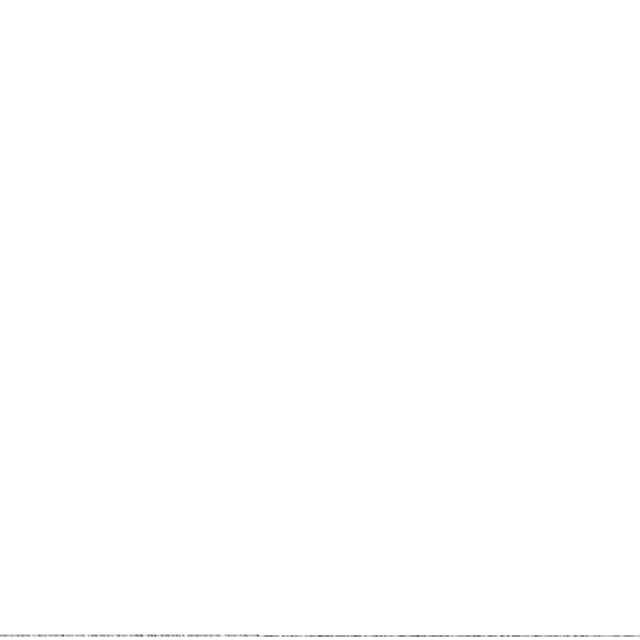
Frame 1 (no input)
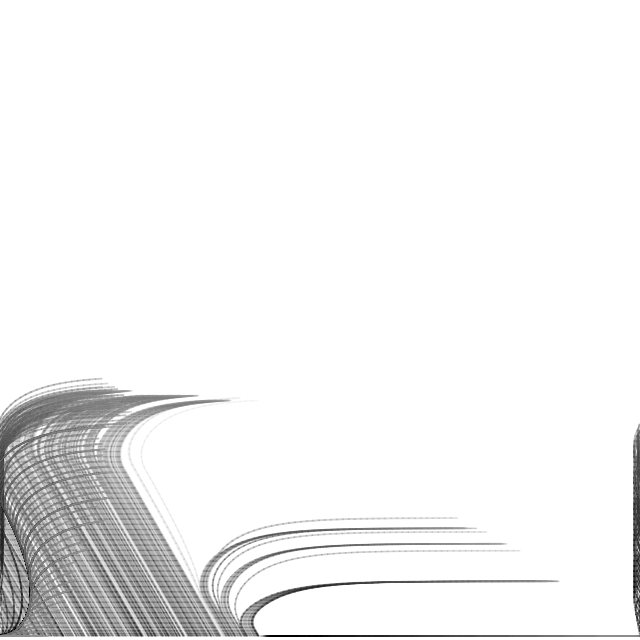
Frame 60 (no input)
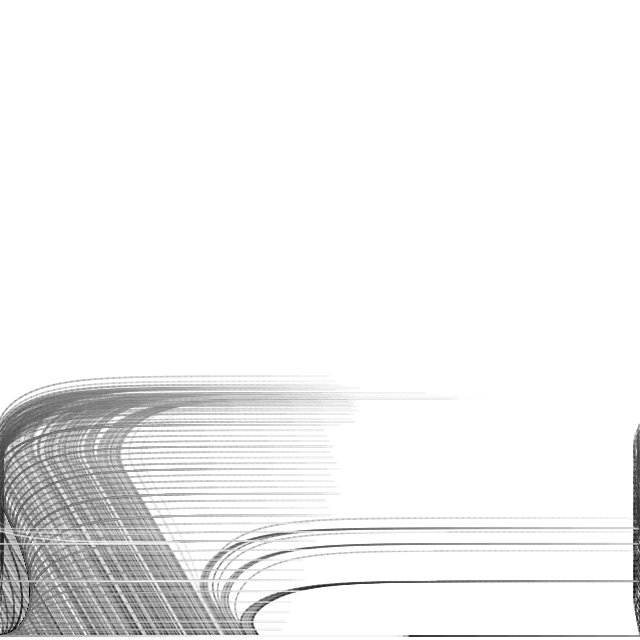
Frame 120 (the mouse pressed at the canvas centre since frame 60)

The p5.js sketch that drew these frames (run headless with seeded random() and noise() and a simulated clock; from frame 60 on, the mouse is pressed at the canvas centre):

// p5.js sketch
// ── sketch.js
// Based on code from Daniel Shiffman
// http://codingtra.in
// http://patreon.com/codingtrain
// Code for: https://youtu.be/BjoM9oKOAKY

const inc = 0.01;
const scl = 20;
const colorful = false;
const MODES = {
  RAINBOW: 1,
  MONO: 2,
  BLUE: 3,
  DARK: 4,
};
const ORIG = {
  RANDO: 0,
  XSHAPE: 1,
  SPOT: 2,
  BOTTOM: 3,
}
const LAYOUTS = {
  SINGLE: 0,
  TILED: 1,
}

let mode = MODES.MONO;
let origin = ORIG.BOTTOM;
let cols, rows;
let layout = LAYOUTS.SINGLE;

let fr;

let particles = [];

let flowfield = [];

let xoff, yoff
let zoff = 0;

const num = 2000;
const maxFrames = 400;

let pg;

function setup() {
  createCanvas(640, 640);
  pg = createGraphics(width, height);
  pg.colorMode(HSB, 255, 100, 100);
  colorMode(HSB, 255, 100, 100);
  cols = floor(width / scl);
  rows = floor(height / scl);
  fr = createP('');

  flowfield = new Array(cols * rows);

  for (var i = 0; i < num; i++) {
    particles.push(particle(origin));
  }

  let bgColor;
  switch(mode) {
    case MODES.RAINBOW:
      pg.background(0, 0, 15);
      break;
    case MODES.MONO:
      pg.background(0, 0, 100);
      break;
    case MODES.BLUE:
      pg.background(160, 90, 90);
      break;
    case MODES.DARK:
      pg.background(0, 0, 0);
      break;
    default:
      pg.bgColor = color(255);
      background(255, 100, 100);
  }
}

const updateFlowField = () => {
  var yoff = 0;
  for (var y = 0; y < rows; y++) {
    var xoff = 0;
    for (var x = 0; x < cols; x++) {
      var index = x + y * cols;
      // var angle = noise(xoff, yoff, zoff) * TWO_PI * 4;

      const noi = round(6 * noise(xoff, yoff, zoff)) / 6;
      const angle = noi * TWO_PI * 4;
      // var angle = noise(xoff, yoff, zoff) * TWO_PI * 4;

      // if(y === 0 && x === 0) {
      //   console.log('noi', noi);
      // }

      var v = p5.Vector.fromAngle(angle);
      v.setMag(1);
      flowfield[index] = v;
      xoff += inc;
      // stroke(255, 25);
      // push();
      // translate(x * scl, y * scl);
      // rotate(v.heading());
      // strokeWeight(1);
      // line(0, 0, scl, 0);
      // pop();
    }
    yoff += inc;

    zoff += 0.0003;
  }
}

const updateParticles = () => {
  for (var i = 0; i < particles.length; i++) {
    particles[i].follow(flowfield);
    particles[i].update();
    particles[i].edges();
    particles[i].show(colorful);
  }
}

const renderSingle = () => {
  // SINGLE IMAGE
  image(pg, 0, 0);
}

const renderTiled = () => {
 // GRID OF 4 TILES
  image(pg, 0, 0, width / 2, height / 2);

  push();
  translate(width, 0);
  scale(-1, 1);
  image(pg, 0, 0, width / 2, height / 2);
  pop();

  push();
  translate(0, height);
  scale(1, -1);
  image(pg, 0, 0, width / 2, height / 2);
  pop();

  push();
  translate(width, height);
  scale(-1, -1);
  image(pg, 0, 0, width / 2, height / 2);
  pop();
}

function draw() {
  updateFlowField(true);
  updateParticles();
  
  // fr.html(floor(frameRate()));
  
  switch(layout) {
    case LAYOUTS.SINGLE:
      renderSingle();
      break;
    case LAYOUTS.TILED:
      renderTiled();
      break;
    default:
      renderSingle();
  }

  if(frameCount > maxFrames) noLoop();
}
// ── particle.js
// Based on code from Daniel Shiffman
// http://codingtra.in
// http://patreon.com/codingtrain
// Code for: https://youtu.be/BjoM9oKOAKY

const particle = (pO) => {
  let pos;
  const {
    XSHAPE,
    SPOT,
    RANDO,
    BOTTOM,
  } = ORIG;

  switch(pO) {
    case RANDO:
      // Particle origin is in random location
      pos = createVector(random(width), random(height));
      break;
    case XSHAPE:
      // Particle origin is an X-shape
      const x0 = random(width / 2);
      const y0 = x0;
      pos = createVector(width / 2 - x0, height / 2 + y0);
      const chance = random();
      if(chance <= 0.25) {
        pos = createVector(width / 2 + x0, height / 2 - y0);
      } else if(chance > 0.25 && chance <= 0.5) {
        pos = createVector(width / 2 - x0, height / 2 - y0);
      } else if(chance > 0.25 && chance <= 0.75) {
        pos = createVector(width / 2 + x0, height / 2 + y0);
      }
      break;
    case SPOT:
      // Particle origin is a circle in center of frame
      const rMax = 0.25 * pg.width / 2;
      const a = random() * TWO_PI;
      const r = random() * rMax;
      const x1 = width / 2 + r * cos(a);
      const y1 = height / 2 + r * sin(a);
      pos = createVector(x1, y1);
      break;
    case BOTTOM:
      // Particle origin is a horizontal line near bottom of frame
      pos = createVector(random(width), height - 4);
      // let c = random();
      // if(c > 0.5) {
      //   pos = createVector(random(width), height - 4);
      // } else {
      //   pos = createVector(width / 2, random(height));
      // }
      break;
    default:
      // Particle origin is in random location
      pos = createVector(random(width), random(height));
  }

  const weight = 1 + random() * 1;
  let vel = createVector(0, 0);
  let acc = createVector(0, 0);
  const maxspeed = 6;
  let k = 0;

  const prevPos =  pos.copy();

  const update = () => {
    vel.add(acc);
    vel.limit(maxspeed);
    pos.add(vel);
    acc.mult(0);
  };

  const follow = (vectors) => {
    var x = floor(pos.x / scl);
    var y = floor(pos.y / scl);
    var index = x + y * cols;
    var force = vectors[index];
    applyForce(force);
  };

  const applyForce = (force) => {
    acc.add(force);
  };

  const show = () => {
    switch(mode) {
      case MODES.RAINBOW:
        pg.stroke(h, 255, 255, 0.2);
        k = k + 1;
        if (k > 255) {
          k = 0;
        }
        break;
      case MODES.MONO:
        // pg.stroke(0, 0, 0, 0.08);
        pg.stroke(0, 0, k, 0.08);
        // pg.stroke(100, 255, 255, 0.2);
        k += 1;
        if (k > 127) {
          k = 15;
        }
        break;
      case MODES.BLUE:
        pg.stroke(0, 0, 100, 0.08);
        break;
      case MODES.DARK:
        pg.stroke(0, 0, 100, 0.08);
        break;  
      default:
        pg.stroke(0, 0, 0, 25);
    }

    // Lines
    pg.strokeWeight(weight);
    pg.line(pos.x, pos.y, prevPos.x, prevPos.y);
    updatePrev();

    // Dots
    // const d = 4 + round(random() * 4);
    // const diam = random() > 0.99 ? d : 2;
    // pg.fill(0, 0, 100, 0.1);
    // pg.noStroke();
    // pg.ellipse(pos.x, pos.y, diam, diam);
    // updatePrev();
  };

  const updatePrev = () => {
    prevPos.x = pos.x;
    prevPos.y = pos.y;
  };

  const edges = () => {
    if (pos.x > width) {
      pos.x = 0;
      updatePrev();
    }
    if (pos.x < 0) {
      pos.x = width;
      updatePrev();
    }
    if (pos.y > height) {
      pos.y = 0;
      updatePrev();
    }
    if (pos.y < 0) {
      pos.y = height;
      updatePrev();
    }
  };

  return {
    edges,
    show,
    update,
    follow,
  }
}
// ── utils.js
const drawTriangle = (x0, y0, r, angle) => {
  const n = 3;
  let points = new Array(n).fill(0).map((p, i) => {
    const a = i / n * 2 * Math.PI;
    const x = x0 + r * Math.cos(a);
    const y = y0 + r * Math.sin(a);
    return [x, y];
  });
  // return points;
  triangle(
    points[0][0],
    points[0][1],
    points[1][0],
    points[1][1],
    points[2][0],
    points[2][1],
  );
}
